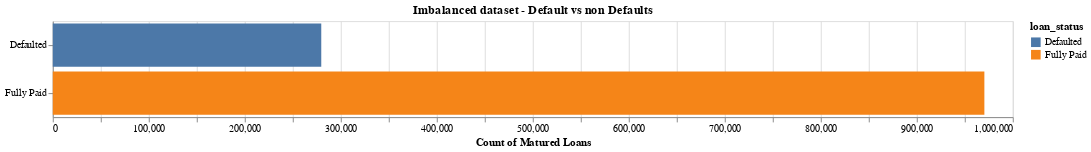

Notebook source saved alongside this figure:
### Code cell
chart_blance_data = lending_club_data.groupby(['loan_status'])['loan_amnt'].count().reset_index()

map_default_status = {0:'Defaulted', 1:'Fully Paid'}

chart_blance_data['loan_status'] = chart_blance_data['loan_status'].map(map_default_status)

alt.Chart(chart_blance_data).mark_bar().encode(
    y=alt.Y(field='loan_status',type='nominal',axis=alt.Axis(title='')),
    x=alt.X(field='loan_amnt',type='quantitative',axis=alt.Axis(title='Count of Matured Loans')),
    tooltip=['loan_status:N', 'loan_amnt'],
    color='loan_status:N').properties(width=1000, height=100,title='Imbalanced dataset - Default vs non Defaults')

### Figure 1 — Vega-Lite specification as saved in the notebook (floating-point values rounded to 4 significant figures)
{"$schema": "https://vega.github.io/schema/vega-lite/v2.6.0.json", "config": {"view": {"height": 300, "width": 400}}, "data": {"name": "data-2e1482c2203a1ac1fb36d1a5c7b1e822"}, "datasets": {"data-2e1482c2203a1ac1fb36d1a5c7b1e822": [{"loan_amnt": 279651, "loan_status": "Defaulted"}, {"loan_amnt": 970389, "loan_status": "Fully Paid"}]}, "encoding": {"color": {"field": "loan_status", "type": "nominal"}, "tooltip": [{"field": "loan_status", "type": "nominal"}, {"field": "loan_amnt", "type": "quantitative"}], "x": {"axis": {"title": "Count of Matured Loans"}, "field": "loan_amnt", "type": "quantitative"}, "y": {"axis": {"title": ""}, "field": "loan_status", "type": "nominal"}}, "height": 100, "mark": "bar", "title": "Imbalanced dataset - Default vs non Defaults", "width": 1000}
